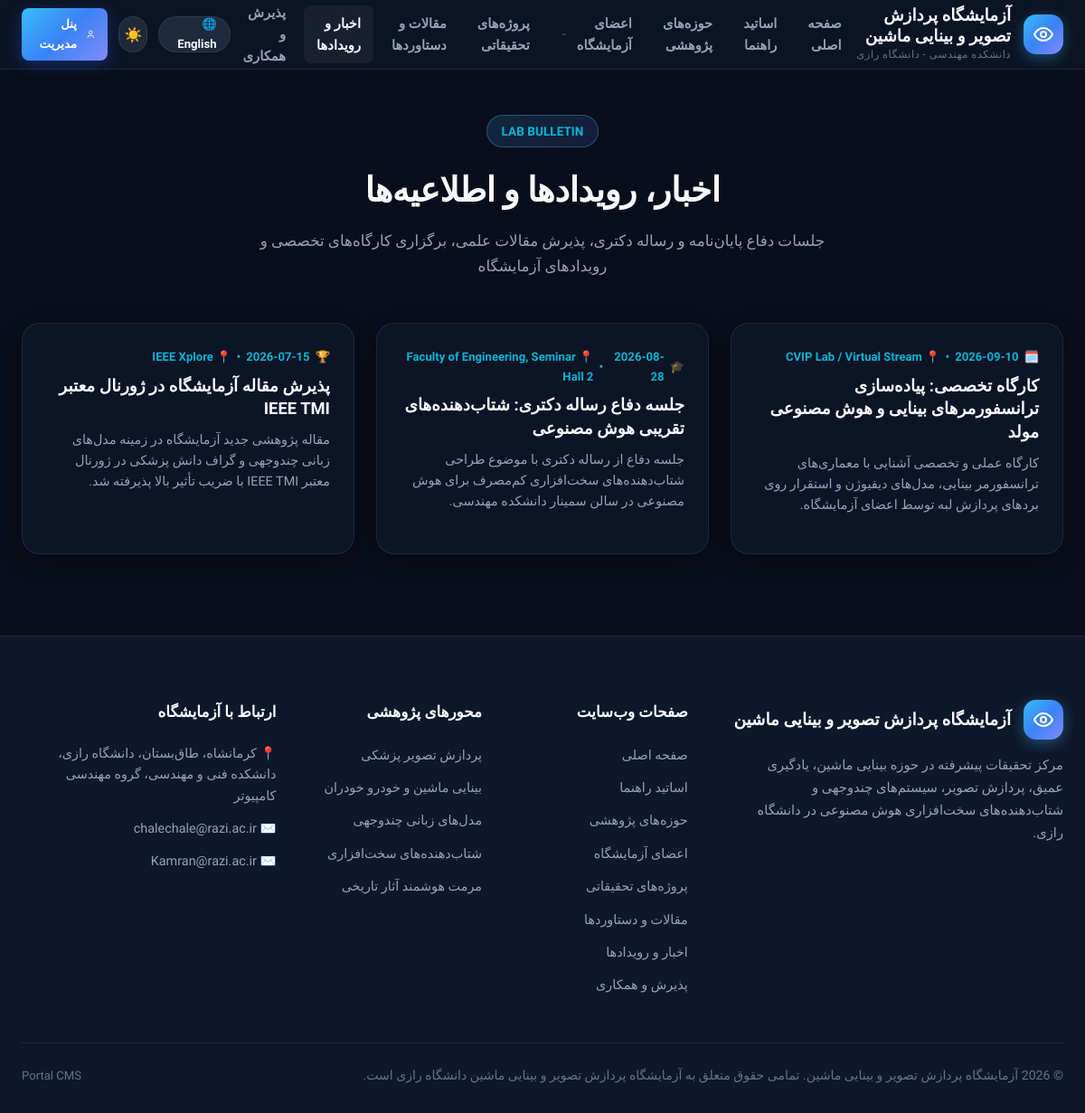
Page /research_portal/news.php on the committed database.
### tables this page shows
CREATE TABLE IF NOT EXISTS `news_events` (
  `id` int(11) NOT NULL AUTO_INCREMENT,
  `title` varchar(255) NOT NULL,
  `title_fa` varchar(255) NOT NULL,
  `content` text NOT NULL,
  `content_fa` text NOT NULL,
  `type` enum('news','event','defense','award') NOT NULL DEFAULT 'news',
  `event_date` date NOT NULL,
  `location` varchar(255) DEFAULT NULL,
  `link` varchar(500) DEFAULT NULL,
  `image` varchar(255) DEFAULT NULL,
  `created_at` timestamp NOT NULL DEFAULT current_timestamp(),
  PRIMARY KEY (`id`)
);

### research_portal/news.php (the view, shortened to what this page needs)
<?php
require_once __DIR__ . "/includes/db.php";
require_once __DIR__ . "/header.php";
$news_items = [];
if ($conn && !$conn->connect_error) {
    $res = $conn->query("SELECT * FROM news_events ORDER BY event_date DESC, id DESC");
    if ($res) {
        while ($n = $res->fetch_assoc()) {
            $news_items[] = $n;
        }
    }
}
?>
<section class="section" style="padding-top: 50px;">
    <div class="container">
        <div class="section-title-wrap">
            <span class="section-badge">Lab Bulletin</span>
            <h1 class="section-title"><?= $is_rtl ? 'اخبار، رویدادها و اطلاعیه‌ها' : 'News & Lab Announcements' ?></h1>
            <p class="section-subtitle">
                <?= $is_rtl ? 'جلسات دفاع پایان‌نامه و رساله دکتری، پذیرش مقالات علمی، برگزاری کارگاه‌های تخصصی و رویدادهای آزمایشگاه' : 'Stay informed with upcoming defense sessions, newly accepted papers, seminar announcements, and achievements.' ?>
            </p>
        </div>
        <div class="news-grid">
            <?php foreach ($news_items as $item):
                $badge_icon = '📢';
                if ($item['type'] === 'defense') $badge_icon = '🎓';
                if ($item['type'] === 'award') $badge_icon = '🏆';
                if ($item['type'] === 'event') $badge_icon = '🗓️';
            ?>
            <div class="glass-card news-card">
                <div class="news-date">
                    <span><?= $badge_icon ?></span>
                    <span><?= htmlspecialchars($item['event_date']) ?></span>
                    <?php if (!empty($item['location'])): ?>
                        • <span>📍 <?= htmlspecialchars($item['location']) ?></span>
                    <?php endif; ?>
                </div>
                <h2 class="news-title">
                    <?= htmlspecialchars($is_rtl && !empty($item['title_fa']) ? $item['title_fa'] : $item['title']) ?>
                </h2>
                <p class="news-excerpt">
                    <?= nl2br(htmlspecialchars($is_rtl && !empty($item['content_fa']) ? $item['content_fa'] : $item['content'])) ?>
                </p>
            </div>
            <?php endforeach; ?>
        </div>
    </div>
</section>
<?php require_once __DIR__ . "/footer.php"; ?>

### research_portal/css/modern-theme.css (style rules this page uses)
:root { --bg-primary: #0a0e1a; --bg-secondary: #0f172a; --bg-tertiary: #1e293b; --bg-card: rgba(15, 23, 42, 0.75); --bg-card-hover: rgba(30, 41, 59, 0.85); --bg-glass: rgba(15, 23, 42, 0.65); --border-color: rgba(255, 255, 255, 0.08); --border-glow: rgba(56, 189, 248, 0.35); --text-primary: #f8fafc; --text-secondary: #94a3b8; --text-muted: #64748b; --accent-blue: #3b82f6; --accent-cyan: #06b6d4; --accent-indigo: #6366f1; --accent-purple: #a855f7; --accent-emerald: #10b981; --accent-amber: #f59e0b; --accent-rose: #f43f5e; --gradient-hero: linear-gradient(135deg, #0a0e1a 0%, #0f172a 50%, #1e1b4b 100%); --gradient-accent: linear-gradient(135deg, #38bdf8 0%, #3b82f6 50%, #818cf8 100%); --gradient-glow: linear-gradient(135deg, rgba(56, 189, 248, 0.15), rgba(99, 102, 241, 0.15)); --gradient-card: linear-gradient(180deg, rgba(30, 41, 59, 0.6) 0%, rgba(15, 23, 42, 0.8) 100%); --shadow-sm: 0 2px 8px rgba(0, 0, 0, 0.2); --shadow-md: 0 8px 24px rgba(0, 0, 0, 0.3); --shadow-lg: 0 16px 40px rgba(0, 0, 0, 0.4); --shadow-glow: 0 0 25px rgba(56, 189, 248, 0.2); --radius-sm: 8px; --radius-md: 14px; --radius-lg: 20px; --radius-xl: 28px; --radius-full: 9999px; --font-en: 'Plus Jakarta Sans', -apple-system, BlinkMacSystemFont, sans-serif; --font-fa: 'Vazirmatn', system-ui, -apple-system, sans-serif; --font-code: 'Fira Code', monospace; --transition: all 0.3s cubic-bezier(0.4, 0, 0.2, 1); --transition-slow: all 0.5s cubic-bezier(0.4, 0, 0.2, 1); }
*, *::before, *::after { box-sizing: border-box; margin: 0; padding: 0; }
html { scroll-behavior: smooth; font-size: 16px; }
body { font-family: var(--font-en); background-color: var(--bg-primary); color: var(--text-primary); line-height: 1.65; overflow-x: hidden; transition: background-color 0.4s ease, color 0.4s ease; min-height: 100vh; display: flex; flex-direction: column; }
html[dir="rtl"] body, html[lang="fa"] body { font-family: var(--font-fa); direction: rtl; text-align: right; }
.container { width: 100%; max-width: 1280px; margin: 0 auto; padding: 0 24px; }
.section-title-wrap { text-align: center; margin-bottom: 48px; position: relative; }
.section-badge { display: inline-flex; align-items: center; gap: 8px; padding: 6px 16px; background: var(--gradient-glow); border: 1px solid var(--border-glow); border-radius: var(--radius-full); font-size: 0.85rem; font-weight: 600; color: var(--accent-cyan); text-transform: uppercase; letter-spacing: 1px; margin-bottom: 16px; }
html[dir="rtl"] .section-badge { letter-spacing: 0; }
.section-title { font-size: 2.35rem; font-weight: 800; color: var(--text-primary); margin-bottom: 12px; letter-spacing: -0.5px; }
.section-subtitle { font-size: 1.05rem; color: var(--text-secondary); max-width: 680px; margin: 0 auto; }
.glass-card { background: var(--bg-card); backdrop-filter: blur(16px); -webkit-backdrop-filter: blur(16px); border: 1px solid var(--border-color); border-radius: var(--radius-lg); box-shadow: var(--shadow-md); transition: var(--transition); position: relative; overflow: hidden; }
.section { padding: 90px 0; position: relative; }
.news-grid { display: grid; grid-template-columns: repeat(auto-fit, minmax(320px, 1fr)); gap: 24px; }
.news-card { padding: 26px; display: flex; flex-direction: column; }
.news-date { font-size: 0.82rem; color: var(--accent-cyan); font-weight: 700; margin-bottom: 8px; display: flex; align-items: center; gap: 6px; }
.news-title { font-size: 1.15rem; font-weight: 700; color: var(--text-primary); margin-bottom: 10px; line-height: 1.4; }
.news-excerpt { font-size: 0.9rem; color: var(--text-secondary); line-height: 1.6; flex-grow: 1; margin-bottom: 16px; }

### rows in the picture
news_events: type "🗓️", event_date "2026-09-10", location "CVIP Lab / Virtual Stream", title_fa "کارگاه تخصصی: پیاده‌سازی ترانسفورمرهای بینایی و هوش مصنوعی مولد", content_fa "کارگاه عملی و تخصصی آشنایی با معماری‌های ترانسفورمر بینایی، مدل‌های دیفیوژن و استقرار روی بردهای پردازش لبه توسط اعضای آزمایشگاه."
news_events: type "🎓", event_date "2026-08-28", location "Faculty of Engineering, Seminar Hall 2", title_fa "جلسه دفاع رساله دکتری: شتاب‌دهنده‌های تقریبی هوش مصنوعی", content_fa "جلسه دفاع از رساله دکتری با موضوع طراحی شتاب‌دهنده‌های سخت‌افزاری کم‌مصرف برای هوش مصنوعی در سالن سمینار دانشکده مهندسی."
news_events: type "🏆", event_date "2026-07-15", location "IEEE Xplore", title_fa "پذیرش مقاله آزمایشگاه در ژورنال معتبر IEEE TMI", content_fa "مقاله پژوهشی جدید آزمایشگاه در زمینه مدل‌های زبانی چندوجهی و گراف دانش پزشکی در ژورنال معتبر IEEE TMI با ضریب تأثیر بالا پذیرفته شد."

### other values in the picture
$tr['lab_name'] "آزمایشگاه پردازش تصویر و بینایی ماشین"
$tr['lab_sub'] "دانشکده مهندسی - دانشگاه رازی"
$tr['home'] "صفحه اصلی"
$tr['faculty'] "اساتید راهنما"
$tr['research'] "حوزه‌های پژوهشی"
$tr['team'] "اعضای آزمایشگاه"
$tr['projects'] "پروژه‌های تحقیقاتی"
$tr['publications'] "مقالات و دستاوردها"
$tr['news'] "اخبار و رویدادها"
$tr['contact'] "پذیرش و همکاری"
$tr['toggle_lang'] "English"
$tr['admin'] "پنل مدیریت"
$tr['rights'] "تمامی حقوق متعلق به آزمایشگاه پردازش تصویر و بینایی ماشین دانشگاه رازی است."
